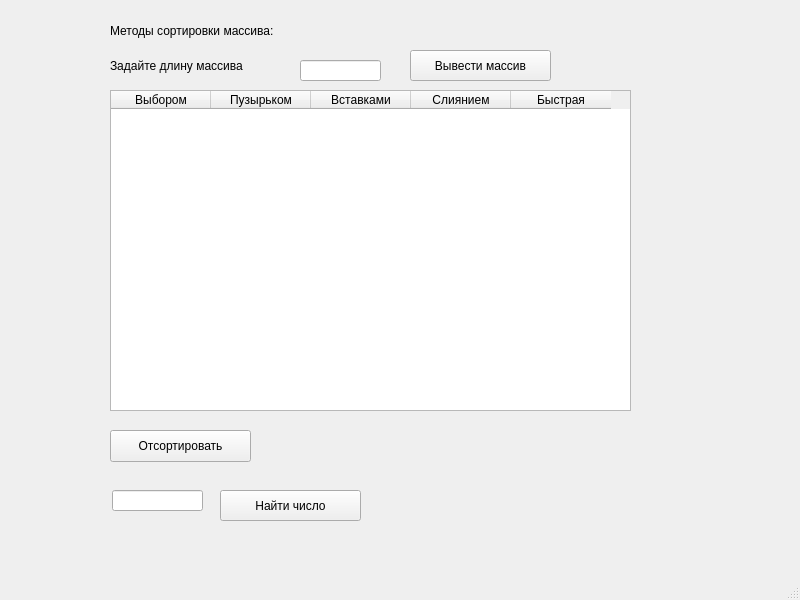
<?xml version="1.0" encoding="UTF-8"?>
<ui version="4.0">
 <class>MainWindow</class>
 <widget class="QMainWindow" name="MainWindow">
  <property name="geometry">
   <rect>
    <x>0</x>
    <y>0</y>
    <width>800</width>
    <height>600</height>
   </rect>
  </property>
  <property name="windowTitle">
   <string>MainWindow</string>
  </property>
  <widget class="QWidget" name="centralwidget">
   <widget class="QTableWidget" name="tableWidget">
    <property name="geometry">
     <rect>
      <x>110</x>
      <y>90</y>
      <width>521</width>
      <height>321</height>
     </rect>
    </property>
    <column>
     <property name="text">
      <string>Выбором</string>
     </property>
    </column>
    <column>
     <property name="text">
      <string>Пузырьком</string>
     </property>
    </column>
    <column>
     <property name="text">
      <string>Вставками</string>
     </property>
    </column>
    <column>
     <property name="text">
      <string>Слиянием</string>
     </property>
    </column>
    <column>
     <property name="text">
      <string>Быстрая</string>
     </property>
    </column>
   </widget>
   <widget class="QPushButton" name="pushButton">
    <property name="geometry">
     <rect>
      <x>110</x>
      <y>430</y>
      <width>141</width>
      <height>32</height>
     </rect>
    </property>
    <property name="text">
     <string>Отсортировать</string>
    </property>
   </widget>
   <widget class="QLabel" name="label">
    <property name="geometry">
     <rect>
      <x>110</x>
      <y>20</y>
      <width>261</width>
      <height>21</height>
     </rect>
    </property>
    <property name="text">
     <string>Методы сортировки массива:</string>
    </property>
   </widget>
   <widget class="QLineEdit" name="lineEdit">
    <property name="geometry">
     <rect>
      <x>112</x>
      <y>490</y>
      <width>91</width>
      <height>21</height>
     </rect>
    </property>
   </widget>
   <widget class="QPushButton" name="pushButton_find">
    <property name="geometry">
     <rect>
      <x>220</x>
      <y>490</y>
      <width>141</width>
      <height>31</height>
     </rect>
    </property>
    <property name="text">
     <string>Найти число</string>
    </property>
   </widget>
   <widget class="QLabel" name="label_number">
    <property name="geometry">
     <rect>
      <x>390</x>
      <y>490</y>
      <width>261</width>
      <height>21</height>
     </rect>
    </property>
    <property name="text">
     <string/>
    </property>
   </widget>
   <widget class="QLineEdit" name="lineEdit_lenght">
    <property name="geometry">
     <rect>
      <x>300</x>
      <y>60</y>
      <width>81</width>
      <height>21</height>
     </rect>
    </property>
   </widget>
   <widget class="QLabel" name="label_2">
    <property name="geometry">
     <rect>
      <x>110</x>
      <y>50</y>
      <width>171</width>
      <height>31</height>
     </rect>
    </property>
    <property name="text">
     <string>Задайте длину массива</string>
    </property>
   </widget>
   <widget class="QPushButton" name="pushButton_view">
    <property name="geometry">
     <rect>
      <x>410</x>
      <y>50</y>
      <width>141</width>
      <height>31</height>
     </rect>
    </property>
    <property name="text">
     <string>Вывести массив</string>
    </property>
   </widget>
  </widget>
  <widget class="QMenuBar" name="menubar">
   <property name="geometry">
    <rect>
     <x>0</x>
     <y>0</y>
     <width>800</width>
     <height>22</height>
    </rect>
   </property>
  </widget>
  <widget class="QStatusBar" name="statusbar"/>
 </widget>
 <resources/>
 <connections/>
</ui>
